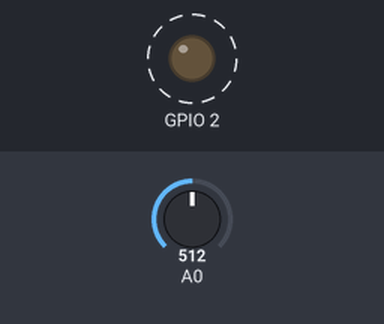
Bench run of a sketch on a simulated ESP8266 (NodeMCU). Parts: output pins drawn as LEDs (lit = HIGH, except the on-board LED, lit = LOW). Dashed ring = blinking. The test bench sets the inputs (shaded band); at power-on: A0 = 512. WiFi joins after 1.5 s; servers stay silent unless stated; what the sketch prints to the serial monitor is not drawn.

Above: at 2.0 s.
Timing chart, 0 to 6.1 s (numbered marks = the images above):
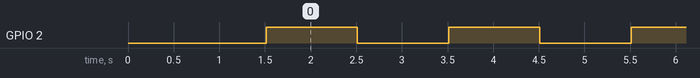

The sketch:

BatteryVoltage.ino
```cpp
// Platform libraries.
#include <ESP8266WiFi.h>

// Third-party libraries.
#include <WiFiManager.h>  // To manage network configuration and connection.

const char* WIFI_AP_SSID = "NewBoard";     // The name of the wireless network to create if cannot connect using the previously saved credentials.
const char* WIFI_AP_PASSWORD = "esp8266";  // The password required to connect to the wireless network used to configure the network parameters.

WiFiManager wifiManager;

void setup() {
  initSerial();
  initNetwork();
  initLed();
}

void loop() {
  digitalWrite(BUILTIN_LED, HIGH);
  delay(1000);
  digitalWrite(BUILTIN_LED, LOW);
  delay(1000);

  readBatteryVoltage();
}

void initLed() {
  pinMode(BUILTIN_LED, OUTPUT);
}

void initSerial() {
  Serial.begin(115200);
  Serial.println();
  Serial.println("Initializing serial connection DONE.");
}

void initNetwork() {
  Serial.printf("Initializing connection to the network with MAC address %s using WiFiManager (SSID: %s)...", WiFi.macAddress().c_str(), WIFI_AP_SSID);
  wifiManager.autoConnect(WIFI_AP_SSID, WIFI_AP_PASSWORD);
  Serial.printf("WiFi connected. IP address: %s, MAC address: %s\n", WiFi.localIP().toString().c_str(), WiFi.macAddress().c_str());
}

void readBatteryVoltage() {
  float calib_factor = 5.28; // change this value to calibrate the battery voltage
  unsigned long raw = analogRead(A0);
  float volt = raw * calib_factor/1024;

  Serial.print( "Voltage = ");
  Serial.print(volt, 2); // print with 2 decimal places
  Serial.println (" V");
}
```

Measured:
- by itself, GPIO 2: alternates HIGH for 1.0 s and LOW for 1.0 s
